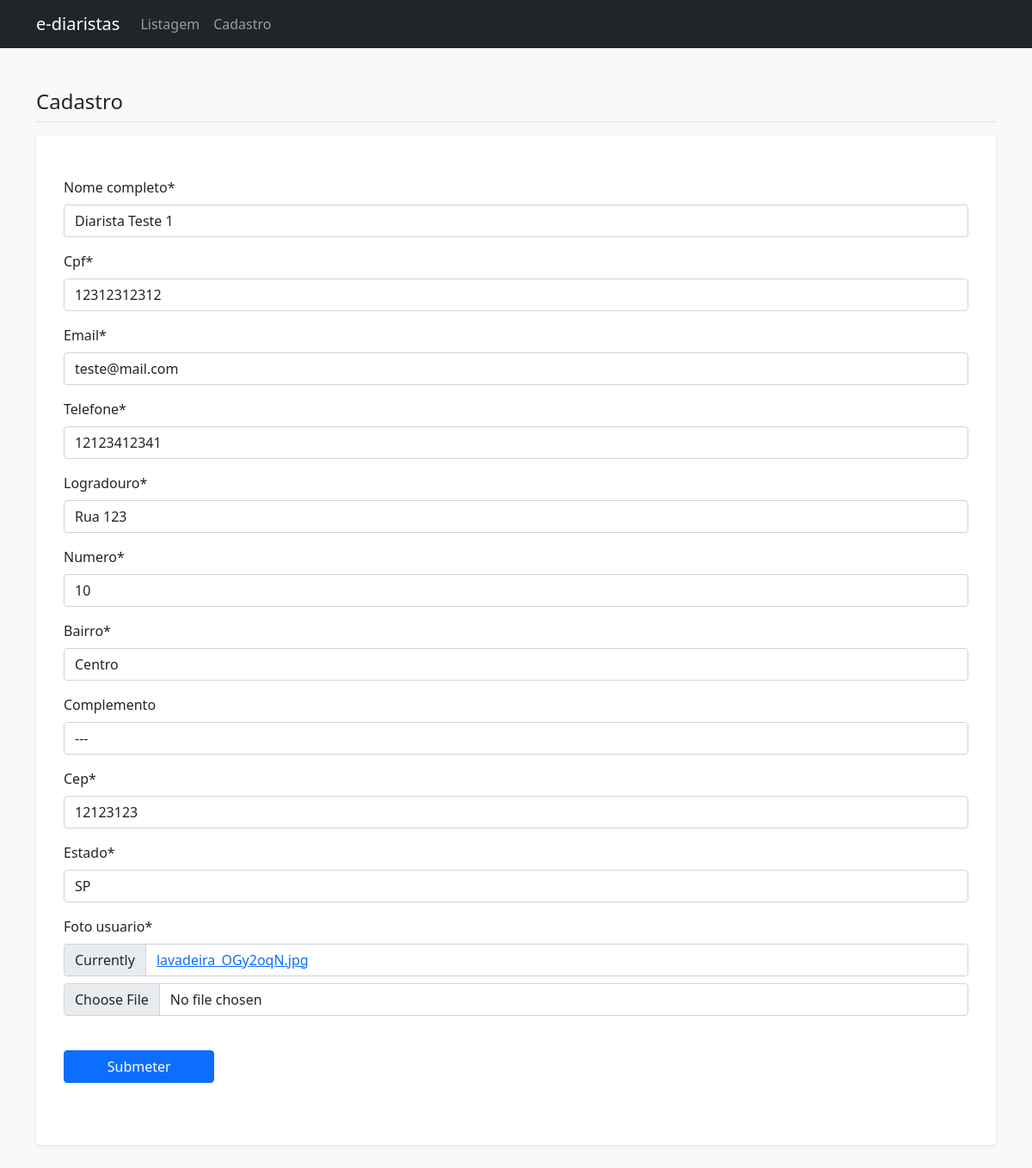
The app's page /web/editar_diarista/1, older data.
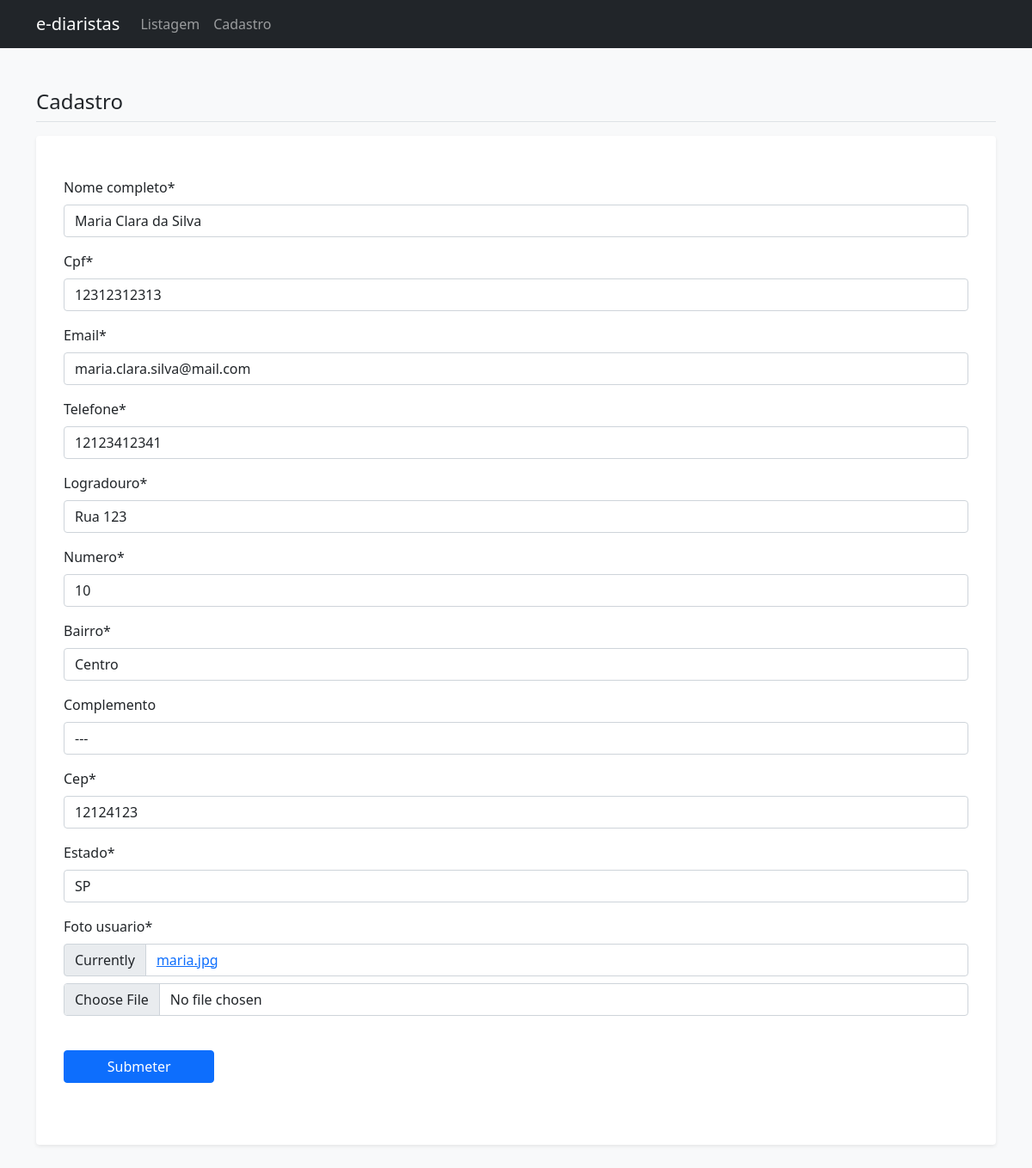
The same page, newer data.
### web/models.py (models this page shows)
class Diarista(models.Model):
    nome_completo = models.CharField(max_length=100, null=False, blank=False)
    cpf = models.CharField(max_length=11, null=False, blank=False, unique=True)
    email = models.EmailField(null=False, blank=False, unique=True)
    telefone = models.CharField(max_length=11, null=False, blank=False)
    logradouro = models.CharField(max_length=100, null=False, blank=False)
    numero = models.IntegerField(null=False, blank=False)
    bairro = models.CharField(max_length=100, null=False, blank=False)
    complemento = models.CharField(max_length=100, null=False, blank=True)
    cep = models.CharField(max_length=8, null=False, blank=False)
    estado = models.CharField(max_length=2, null=False, blank=False)
    codigo_ibge = models.IntegerField(null=False, blank=False)
    foto_usuario = models.ImageField(null=False)

### web/views.py (the view)
# urls.py: path('editar_diarista/<int:diarista_id>', editar_diarista, name='editar_diarista'),
def editar_diarista(request, diarista_id):
    diarista = Diarista.objects.get(id=diarista_id)
    if request.method == 'POST':
        form_diarista = diarista_form.DiaristaForm(request.POST or None, request.FILES, instance=diarista)
        if form_diarista.is_valid():
            form_diarista.save()
            return redirect('listar_diaristas')
    else:
        form_diarista = diarista_form.DiaristaForm(instance=diarista)
    return render(request, 'form_diarista.html', {'form_diarista': form_diarista})

### web/forms/diarista_form.py (shortened to what this page needs)
class DiaristaForm(forms.ModelForm):
    cpf = forms.CharField(widget=forms.TextInput(attrs={'data-mask': '000.000.000-00'}))
    cep = forms.CharField(widget=forms.TextInput(attrs={'data-mask': '00000-000'}))
    telefone = forms.CharField(widget=forms.TextInput(attrs={'data-mask': '(00) 00000-0000'}))
    class Meta:
        model = Diarista
        exclude = ('codigo_ibge',)

### web/templates/form_diarista.html (shortened to what this page needs)
{% extends 'base.html' %}
{% load crispy_forms_tags %}
{% block conteudo %}
<h4 class="border-bottom pb-2 mb-0">Cadastro</h4>
<div class="my-3 p-3 bg-body rounded shadow-sm">
    <div class="my-3 p-3">
        <form method="post" enctype="multipart/form-data">
            {{form_diarista|crispy}}
            <div class="py-4 d-grid col-2">
                <button type="submit" class="btn btn-primary">Submeter</button>
            </div>
        </form>
    </div>
</div>
{% endblock conteudo %}

Row changes from the older to the newer data that the page shows:
changed Diarista "Rua 123": nome_completo "Diarista Teste 1" → "Maria Clara da Silva"; cpf "12312312312" → "12312312313"; email "teste@mail.com" → "maria.clara.silva@mail.com"; cep "12123123" → "12124123"
Text that changed along with them:
text no longer shown: "Nome completo * Cpf * Email * Telefone * Logradouro * Numero * Bairro * Complemento Cep * Estado * Foto usuario * Currently lavadeira_OGy2oqN.jpg"
text now shown: "Nome completo * Cpf * Email * Telefone * Logradouro * Numero * Bairro * Complemento Cep * Estado * Foto usuario * Currently maria.jpg"
